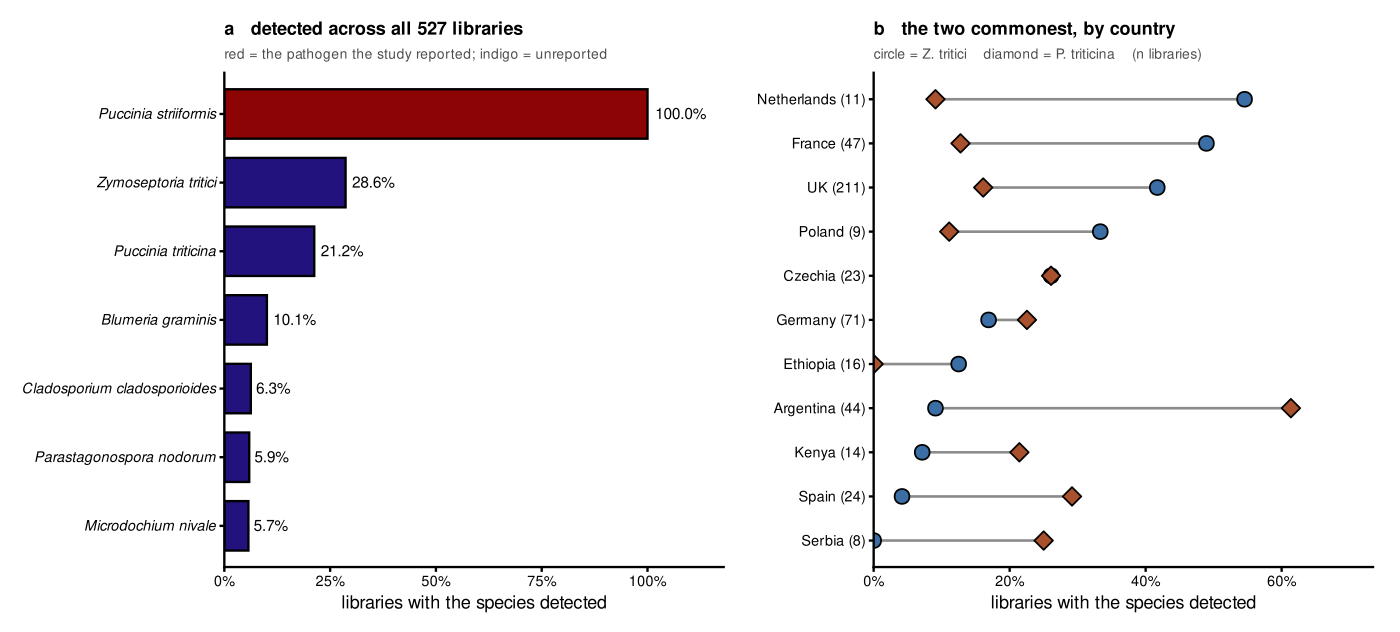

Source code (R):
# geography.R — unreported co-pathogens in the Pst surveillance compendium. Styling only.
#
# Every number comes from prep_geography.py. Nothing is computed here, including the country
# ordering, which is read from the TSV so the caption and the panel cannot disagree.
#
# TWO PANELS, and they answer different questions, so they are deliberately NOT the same chart:
#   a  how often is each species detected across all 527 libraries. The declared pathogen sits
#      at 100% and is drawn in the declared colour as the positive control; everything below it
#      was unreported. A plain horizontal bar, because the comparison is between species.
#   b  per-country rate for the two most frequent unreported pathogens. PAIRED points joined by
#      a segment rather than dodged bars: the claim is that the two gradients run OPPOSITE ways,
#      and a segment makes the crossing legible where two bar series do not.
#
# Panel b is ordered by Z. tritici rate, which is what makes the opposing gradient visible. The
# order is computed in the prep and carried in the TSV.
#
#   Rscript 02_classify/report/figures/geography.R

suppressPackageStartupMessages({ library(ggplot2); library(patchwork); library(scales) })

HERE <- "02_classify/report/figures"
sp <- read.delim(file.path(HERE, "geography_species.tsv"), stringsAsFactors = FALSE)
gg <- read.delim(file.path(HERE, "geography.tsv"), stringsAsFactors = FALSE,
                 check.names = FALSE)

DECLARED  <- "#8c0404"   # the ring figure's target_cereal red: the declared pathogen
UNREPORT  <- "#22127e"   # host_associate indigo: unreported
ZT        <- "#3A6EA5"   # house wheat blue
PT        <- "#A9512C"   # house sorghum rust-brown, reused here for the second rust

base <- theme_classic(base_size = 13) +
  theme(panel.background = element_rect(fill = "white", colour = NA),
        plot.background  = element_rect(fill = "white", colour = NA),
        panel.grid       = element_blank(),
        axis.line        = element_line(colour = "black", linewidth = 0.8),
        axis.ticks       = element_line(colour = "black", linewidth = 0.8),
        axis.ticks.length = unit(3.5, "pt"),
        axis.text        = element_text(colour = "black"),
        plot.title       = element_text(face = "bold", size = 13, hjust = 0),
        plot.subtitle    = element_text(size = 10, colour = "grey30"),
        legend.position  = "none",
        plot.margin      = margin(10, 14, 8, 10))

# ── panel a ─────────────────────────────────────────────────────────────────────────────────
# Pathogen guild only. The resident community (Cladosporium allicinum, Dioszegia, Sporobolomyces)
# is detected at comparable coverage and is discussed in the caption, but mixing residents into
# a panel about unreported PATHOGENS would invite the reading that they are co-infections.
# grepl is CASE SENSITIVE and FUNGuild writes "Plant Pathogen". Matching "pathogen" returned
# only the declared species and silently emptied the panel, which looked like a data problem
# rather than a regex one.
a <- sp[sp$n_runs >= 30 &
          (sp$is_declared == "yes" | grepl("Plant Pathogen", sp$guild, fixed = TRUE)), ]
a <- a[order(a$pct_runs), ]
a$species <- factor(a$species, levels = a$species)
a$kind <- ifelse(a$is_declared == "yes", "declared", "unreported")

pA <- ggplot(a, aes(species, pct_runs, fill = kind)) +
  geom_col(width = 0.72, colour = "black", linewidth = 0.8) +
  geom_text(aes(label = percent(pct_runs, accuracy = 0.1)),
            hjust = -0.15, size = 3.9, colour = "black") +
  scale_fill_manual(values = c(declared = DECLARED, unreported = UNREPORT)) +
  scale_y_continuous(labels = percent, limits = c(0, 1.18),
                     breaks = seq(0, 1, 0.25), expand = expansion(mult = c(0, 0))) +
  coord_flip() +
  labs(x = NULL, y = "libraries with the species detected",
       title = "a   detected across all 527 libraries",
       subtitle = "red = the pathogen the study reported; indigo = unreported") +
  base + theme(axis.text.y = element_text(face = "italic"))

# ── panel b ─────────────────────────────────────────────────────────────────────────────────
b <- gg[gg$drawn == "yes", c("country", "n_runs",
                             "Zymoseptoria_tritici", "Puccinia_triticina")]
b <- b[order(b$Zymoseptoria_tritici), ]
b$country <- factor(b$country, levels = b$country)
b$lab <- sprintf("%s (%d)", as.character(b$country), b$n_runs)
b$lab <- factor(b$lab, levels = b$lab)

pB <- ggplot(b) +
  geom_segment(aes(x = lab, xend = lab,
                   y = Zymoseptoria_tritici, yend = Puccinia_triticina),
               colour = "grey55", linewidth = 0.9) +
  geom_point(aes(lab, Zymoseptoria_tritici), shape = 21, size = 4.4, stroke = 0.9,
             fill = ZT, colour = "black") +
  geom_point(aes(lab, Puccinia_triticina), shape = 23, size = 4.4, stroke = 0.9,
             fill = PT, colour = "black") +
  scale_y_continuous(labels = percent, limits = c(0, 0.72),
                     breaks = seq(0, 0.6, 0.2), expand = expansion(mult = c(0, 0.02))) +
  coord_flip() +
  labs(x = NULL, y = "libraries with the species detected",
       title = "b   the two commonest, by country",
       subtitle = "circle = Z. tritici    diamond = P. triticina    (n libraries)") +
  base

p <- pA | pB

ragg::agg_png(file.path(HERE, "geography.png"), width = 4200, height = 1900,
              res = 300, background = "white")
print(p); invisible(dev.off())
cairo_pdf(file.path(HERE, "geography.pdf"), width = 14, height = 6.33)
print(p); invisible(dev.off())
for (nm in c("a", "b")) {
  obj <- if (nm == "a") pA else pB
  ragg::agg_png(file.path(HERE, sprintf("geography_%s.png", nm)),
                width = 1950, height = 1750, res = 300, background = "white")
  print(obj); invisible(dev.off())
}
cat("wrote geography.{png,pdf} and geography_{a,b}.png\n")
